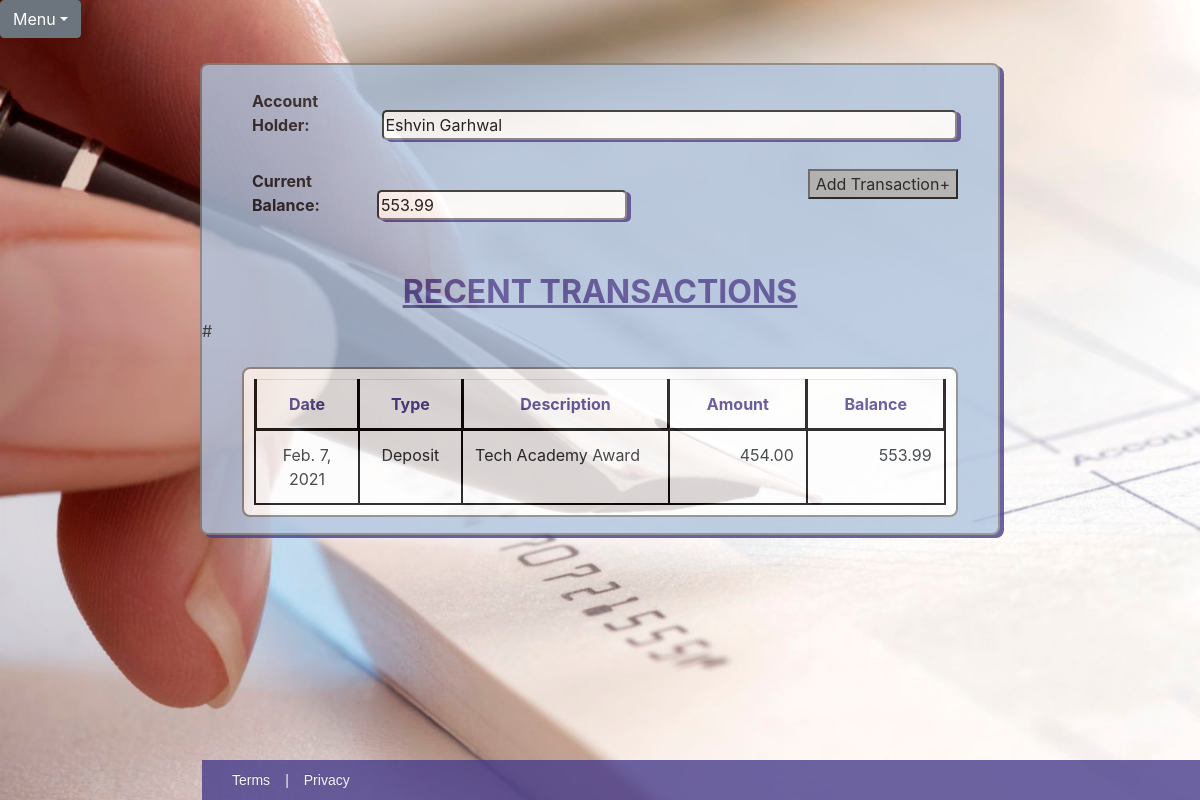
/2/balance/, run on the app's committed database.
### Checkbook/models.py (models this page shows)
class Account(models.Model):
    first_name = models.CharField(max_length=50)
    last_name = models.CharField(max_length=50)
    deposit = models.DecimalField(max_digits=15, decimal_places=2)
    Accounts = models.Manager()
    def __str__(self):
        return self.first_name + ' '+self.last_name

class Transaction(models.Model):
    date = models.DateField()
    type = models.CharField(max_length = 15, choices=TransactionTypes)
    amount = models.DecimalField(max_digits=15, decimal_places=2)
    description = models.CharField(max_length=188)
    account = models.ForeignKey(Account, on_delete=models.CASCADE)
    Transactions = models.Manager()

### Checkbook/views.py (the view)
# urls.py: path('<int:pk>/balance/', views.balance, name='balance'),
def balance(request, pk):
    account = get_object_or_404(Account, pk=pk)
    transactions = Transaction.Transactions.filter(account = pk)
    current_total = account.deposit  # ? i think the attribute is called deposit, not initial_deposit
    table_contents = { }
    for t in transactions:
        if t.type == 'Deposit':
            current_total += t.amount
            table_contents.update({t : current_total})
        else:
            current_total -= t.amount
            table_contents.update({t : current_total})
    content = {'account': account, 'table_contents': table_contents, 'balance': current_total}
    return render(request, 'checkbook/BalanceSheet.html', content)

### Checkbook/templates/checkbook/BalanceSheet.html (shortened to what this page needs)
{% extends 'checkbook_base.html' %}
{% block content %}
			<div id="all-transactions-form">
				<form>
					<br>
					<label>Account Holder:</label>
					<input id="accountholder" type="text" name="accountHolder" value="{{ account }}" readonly>
					<br><br>
					<label>Current Balance:</label><input id="balance" type="text" name="currentBalance" value="{{ balance }}" readonly>
					<button type="button"><a href="{% url 'transaction' %}">Add Transaction+</a></button>
				</form>
				<br><br>
			</div>
			<h2>RECENT TRANSACTIONS</h2>
			#<table class="table table-responsive" id ="transactions-table">
				<tr id="headerRow">
					<th>Date</th>
					<th>Type</th>
					<th>Description</th>
					<th>Amount</th>
					<th>Balance</th>
				</tr>
				{% for key, total in table_contents.items %}
				<tr>
						<td class="center">{{ key.date }}</td>
						<td class="center">{{ key.type }}</td>
						<td class="left">{{ key.description }}</td>
						<td class="right">{{ key.amount }}</td>
						<td class="right">{{ total }}</td>
				</tr>
				{% endfor %}
	{% endblock %}

### Checkbook/static/CSS/CheckbookApp.css (style rules this page uses)
html, body { height: cover; width: cover; }
body { font-family: Lucida Sans Unicode; text-align: center; background-image: url('../../static/images/CheckCalligraphyPen.jpg'); -webkit-background-size: cover; -moz-background-size: cover; -o-background-size: cover; background-size: cover; overflow: scroll; background-repeat: no-repeat; }
label { width: 125px; margin-left: 50px; font-weight: bold; opacity: initial; }
input, select { width: 500px; border-radius: 5px; box-shadow: 4px 2px darkslateblue; }
th { border: 3px solid black; }
tr td { height: 25px; border: 2px solid black; word-wrap: normal; vertical-align: top; width: auto; }
#headerRow { color: darkslateblue; text-align: center; }
.center { text-align: center; width: 15%; }
.left { padding-left: 10px; width: 30%; word-wrap: normal; }
.right { padding-right: 5px; width: 20%; text-align: right; }
.checkbook-container h2 { color: darkslateblue; font-size: 32px; font-weight: bold; text-align: center; text-decoration: underline; }
#all-transactions-form { position: relative; }
#all-transactions-form button { background-color: darkgray; position: relative; right: 40px; float: right; }
#accountholder { width: 575px; }
#balance { width: 250px; }
#transactions-table { background-color:white; width: 90%; height: auto; margin-right: auto; margin-left: auto; padding: 10px; border: 2px solid gray; border-collapse: collapse; border-radius: 8px; table-layout: auto; float: center; position: relative; }
.checkbook-container button, .new-account-button { background-color: darkgray; display: block; margin-left: auto; margin-right: auto; }
button a, button a:hover { text-decoration: none; text-align: center; color:black; }

### data on the page
Account: accountHolder "Eshvin Garhwal"
Transaction: date "Feb. 7, 2021", type "Deposit", description "Tech Academy Award", amount "454.00", total "553.99"
